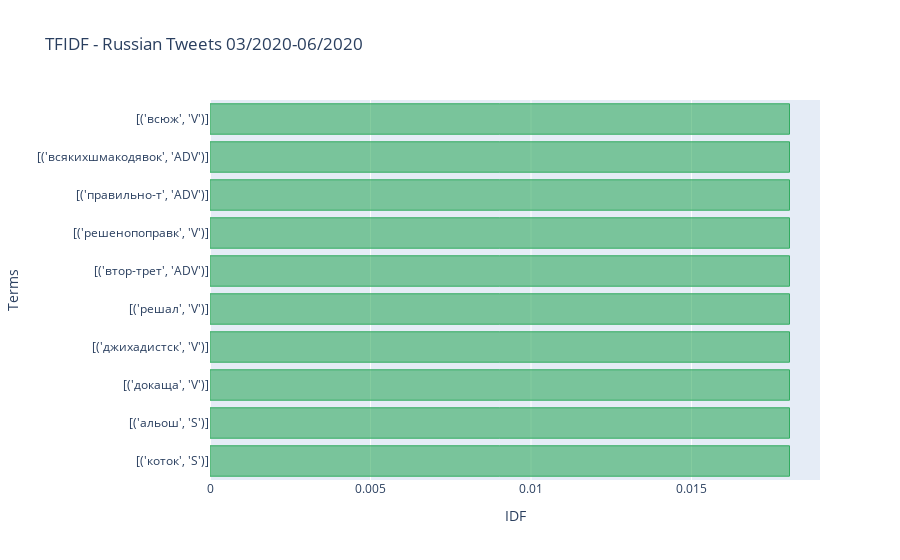

Write notebook code for a chart like this one.
### Code cell
df = pd.DataFrame(data, columns=['term','rank'])
ordering = df.sort_values('rank', ascending=True)

plt_data = [go.Bar(
            x= list(ordering['rank'].head(10)),
            y= list(ordering['term'].head(10)),
            orientation='h',
            marker=dict(
                color='rgba(50, 171, 96, 0.6)',
                line=dict(
                    color='rgba(50, 171, 96, 1.0)',
                    width=1),),)]

plt_layout = ({"title": "TFIDF - Russian Tweets 03/2020-06/2020",
                       "yaxis": {"title":"Terms"},
                       "xaxis": {"title":"IDF"},
                       "showlegend": False})

fig = go.Figure(data=plt_data, layout=plt_layout)

fig.show()

### Figure 1 — Plotly figure (JSON) as saved in the notebook; plotly's stock layout.template omitted (floating-point values rounded to 4 significant figures)
{"data": [{"marker": {"color": "rgba(50, 171, 96, 0.6)", "line": {"color": "rgba(50, 171, 96, 1.0)", "width": 1}}, "orientation": "h", "type": "bar", "x": [0.01805, 0.01805, 0.01805, 0.01805, 0.01805, 0.01805, 0.01805, 0.01805, 0.01805, 0.01805], "y": ["[('коток', 'S')]", "[('альош', 'S')]", "[('докаща', 'V')]", "[('джихадистск', 'V')]", "[('решал', 'V')]", "[('втор-трет', 'ADV')]", "[('решенопоправк', 'V')]", "[('правильно-т', 'ADV')]", "[('всякихшмакодявок', 'ADV')]", "[('всюж', 'V')]"]}], "layout": {"showlegend": false, "title": {"text": "TFIDF - Russian Tweets 03/2020-06/2020"}, "xaxis": {"title": {"text": "IDF"}}, "yaxis": {"title": {"text": "Terms"}}}}
